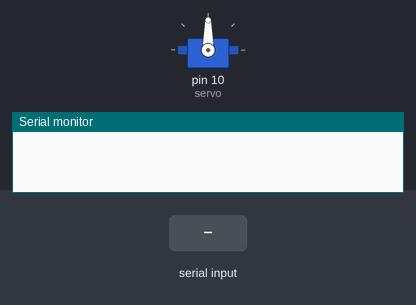
Bench run of a sketch on a simulated Arduino Uno, built with avr-gcc and run on an emulated ATmega328P. Parts: servo, the last lines printed to the serial monitor. The inputs (shaded band) are chosen by the test bench.

Above: at 1.2 s.
1.3 s: "5\n" received over Serial
At 1.9 s:
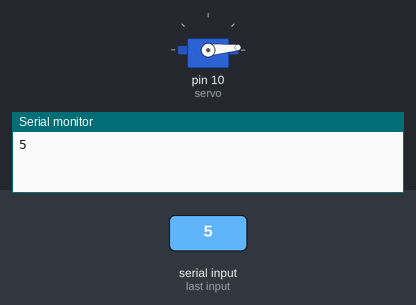
2.8 s: "90\n" received over Serial
At 3.1 s:
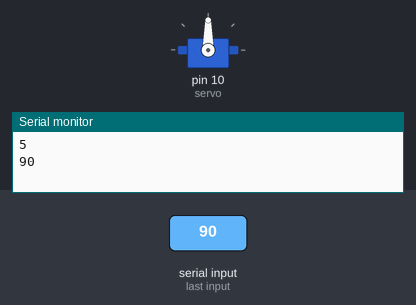
Timing chart, 0 to 5.8 s (numbered marks = the images above; inputs shaded):
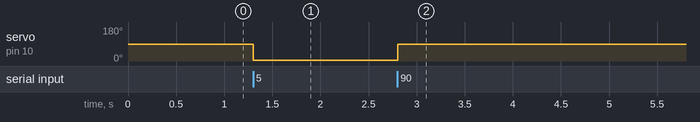

Measured:
- after the input at 1.3 s, servo on pin 10 (servo): 90° → 5° at once
- after the input at 2.8 s, servo on pin 10 (servo): 5° → 90° at once

The sketch:

L10_1.ino
```cpp
#include <Servo.h>

Servo servo;

void setup() {
  Serial.begin(9600);
  servo.attach( 10);
}

void loop() {
  int angle = 0;
  if (Serial.available()) {
    byte incomingByte = Serial.read();

    while (incomingByte != '\n') {
      if (incomingByte >= '0' && incomingByte <= '9') angle = angle * 10 + (incomingByte - '0');
      incomingByte = Serial.read();
    }

    if (angle >= 0 && angle <= 180) {
      servo.write(angle);
      Serial.println(angle);

    } else Serial.println("Choose an angle between 0 and 180.");
  }
}
```
